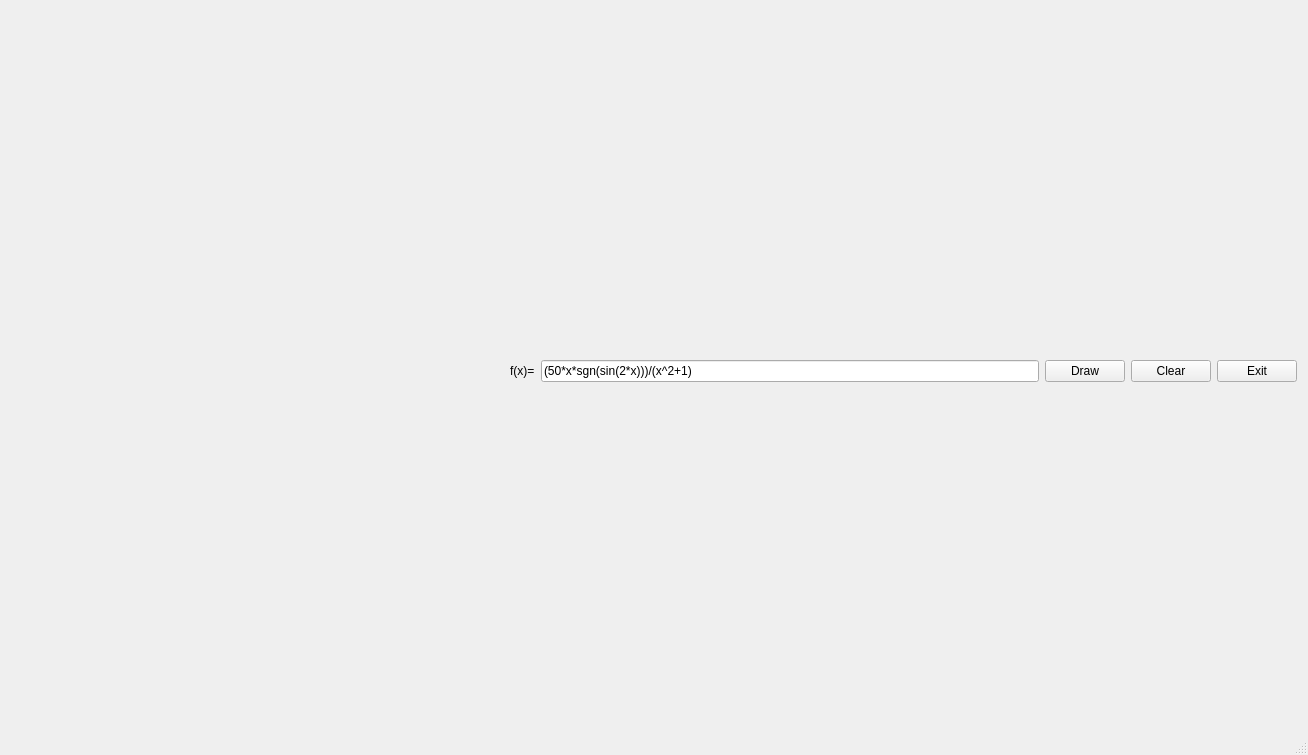
<?xml version="1.0" encoding="UTF-8"?>
<ui version="4.0">
 <class>MainWindow</class>
 <widget class="QMainWindow" name="MainWindow">
  <property name="geometry">
   <rect>
    <x>0</x>
    <y>0</y>
    <width>1308</width>
    <height>755</height>
   </rect>
  </property>
  <property name="windowTitle">
   <string>Function Plotter</string>
  </property>
  <widget class="QWidget" name="centralWidget">
   <layout class="QVBoxLayout" name="verticalLayout">
    <item>
     <layout class="QHBoxLayout" name="loChart">
      <property name="spacing">
       <number>60</number>
      </property>
      <property name="topMargin">
       <number>0</number>
      </property>
      <property name="bottomMargin">
       <number>10</number>
      </property>
     </layout>
    </item>
    <item>
     <layout class="QHBoxLayout" name="horizontalLayout">
      <item>
       <spacer name="horizontalSpacer">
        <property name="orientation">
         <enum>Qt::Horizontal</enum>
        </property>
        <property name="sizeHint" stdset="0">
         <size>
          <width>40</width>
          <height>20</height>
         </size>
        </property>
       </spacer>
      </item>
      <item>
       <widget class="QLabel" name="label">
        <property name="text">
         <string>f(x)=</string>
        </property>
       </widget>
      </item>
      <item>
       <widget class="QLineEdit" name="leFunction">
        <property name="text">
         <string>(50*x*sgn(sin(2*x)))/(x^2+1)</string>
        </property>
       </widget>
      </item>
      <item>
       <widget class="QPushButton" name="pushButton">
        <property name="text">
         <string>Draw</string>
        </property>
       </widget>
      </item>
      <item>
       <widget class="QPushButton" name="pushButton_3">
        <property name="text">
         <string>Clear</string>
        </property>
       </widget>
      </item>
      <item>
       <widget class="QPushButton" name="pushButton_2">
        <property name="text">
         <string>Exit</string>
        </property>
       </widget>
      </item>
     </layout>
    </item>
   </layout>
  </widget>
  <widget class="QMenuBar" name="menuBar">
   <property name="geometry">
    <rect>
     <x>0</x>
     <y>0</y>
     <width>1308</width>
     <height>19</height>
    </rect>
   </property>
  </widget>
  <widget class="QStatusBar" name="statusBar"/>
 </widget>
 <layoutdefault spacing="6" margin="11"/>
 <resources/>
 <connections>
  <connection>
   <sender>pushButton_2</sender>
   <signal>clicked()</signal>
   <receiver>MainWindow</receiver>
   <slot>close()</slot>
   <hints>
    <hint type="sourcelabel">
     <x>1248</x>
     <y>557</y>
    </hint>
    <hint type="destinationlabel">
     <x>1173</x>
     <y>331</y>
    </hint>
   </hints>
  </connection>
 </connections>
</ui>
